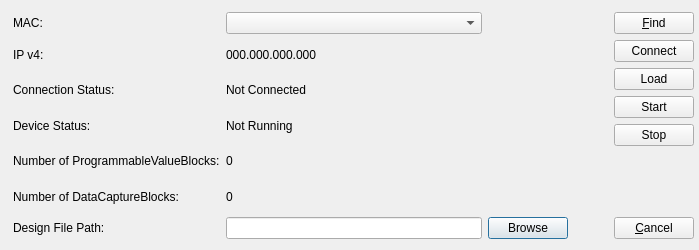
<?xml version="1.0" encoding="UTF-8"?>
<ui version="4.0">
 <class>Dialog</class>
 <widget class="QDialog" name="Dialog">
  <property name="geometry">
   <rect>
    <x>0</x>
    <y>0</y>
    <width>699</width>
    <height>250</height>
   </rect>
  </property>
  <property name="windowTitle">
   <string>Find and Replace</string>
  </property>
  <widget class="QWidget" name="layoutWidget">
   <property name="geometry">
    <rect>
     <x>13</x>
     <y>12</y>
     <width>681</width>
     <height>227</height>
    </rect>
   </property>
   <layout class="QGridLayout" name="gridLayout_3">
    <item row="0" column="0">
     <layout class="QGridLayout" name="gridLayout">
      <item row="0" column="0">
       <widget class="QLabel" name="label_MacAddress">
        <property name="text">
         <string>MAC:</string>
        </property>
       </widget>
      </item>
      <item row="1" column="0">
       <widget class="QLabel" name="label_Ipv4">
        <property name="text">
         <string>IP v4:</string>
        </property>
       </widget>
      </item>
      <item row="5" column="0">
       <widget class="QLabel" name="label_DataCaptureBlocks">
        <property name="text">
         <string>Number of DataCaptureBlocks:</string>
        </property>
       </widget>
      </item>
      <item row="4" column="1">
       <widget class="QLabel" name="label_NumProgrValueBlocksResult">
        <property name="text">
         <string>0</string>
        </property>
       </widget>
      </item>
      <item row="2" column="0">
       <widget class="QLabel" name="label_Status">
        <property name="text">
         <string>Connection Status:</string>
        </property>
       </widget>
      </item>
      <item row="2" column="1">
       <widget class="QLabel" name="label_StatusResult">
        <property name="text">
         <string>Not Connected</string>
        </property>
       </widget>
      </item>
      <item row="6" column="0">
       <widget class="QLabel" name="label_DesignFilePath">
        <property name="text">
         <string>Design File Path:</string>
        </property>
       </widget>
      </item>
      <item row="6" column="2">
       <widget class="QPushButton" name="pushButton_BrowseDesignFilePath">
        <property name="text">
         <string>Browse</string>
        </property>
       </widget>
      </item>
      <item row="6" column="1">
       <widget class="QLineEdit" name="lineEdit_DesignFilePath"/>
      </item>
      <item row="5" column="1">
       <widget class="QLabel" name="label_DataCaptureBlocksResult">
        <property name="text">
         <string>0</string>
        </property>
       </widget>
      </item>
      <item row="1" column="1">
       <widget class="QLabel" name="label_Ipv4Result">
        <property name="text">
         <string>000.000.000.000</string>
        </property>
       </widget>
      </item>
      <item row="4" column="0">
       <widget class="QLabel" name="label_NumProgrValueBlocks">
        <property name="text">
         <string>Number of ProgrammableValueBlocks:</string>
        </property>
       </widget>
      </item>
      <item row="3" column="1">
       <widget class="QLabel" name="label_DeviceStatusResult">
        <property name="text">
         <string>Not Running</string>
        </property>
       </widget>
      </item>
      <item row="3" column="0">
       <widget class="QLabel" name="label_DeviceStatus">
        <property name="text">
         <string>Device Status:</string>
        </property>
       </widget>
      </item>
      <item row="0" column="1">
       <widget class="QComboBox" name="comboBox_RtBoxMacAddress"/>
      </item>
     </layout>
    </item>
    <item row="0" column="2">
     <layout class="QGridLayout" name="gridLayout_2">
      <item row="0" column="0">
       <widget class="QPushButton" name="pushButton_Find">
        <property name="text">
         <string>&amp;Find</string>
        </property>
        <property name="checkable">
         <bool>false</bool>
        </property>
       </widget>
      </item>
      <item row="1" column="0">
       <widget class="QPushButton" name="pushButton_Connect">
        <property name="text">
         <string>Connect</string>
        </property>
       </widget>
      </item>
      <item row="2" column="0">
       <widget class="QPushButton" name="pushButton_LoadDesign">
        <property name="text">
         <string>Load</string>
        </property>
       </widget>
      </item>
      <item row="4" column="0">
       <widget class="QPushButton" name="pushButton_Stop">
        <property name="text">
         <string>Stop</string>
        </property>
       </widget>
      </item>
      <item row="5" column="0">
       <spacer name="verticalSpacer">
        <property name="orientation">
         <enum>Qt::Vertical</enum>
        </property>
        <property name="sizeHint" stdset="0">
         <size>
          <width>20</width>
          <height>20</height>
         </size>
        </property>
       </spacer>
      </item>
      <item row="6" column="0">
       <widget class="QPushButton" name="pushButton_Cancel">
        <property name="text">
         <string>&amp;Cancel</string>
        </property>
       </widget>
      </item>
      <item row="3" column="0">
       <widget class="QPushButton" name="pushButton_Start">
        <property name="text">
         <string>Start</string>
        </property>
       </widget>
      </item>
     </layout>
    </item>
    <item row="0" column="1">
     <spacer name="horizontalSpacer">
      <property name="orientation">
       <enum>Qt::Horizontal</enum>
      </property>
      <property name="sizeType">
       <enum>QSizePolicy::Fixed</enum>
      </property>
      <property name="sizeHint" stdset="0">
       <size>
        <width>40</width>
        <height>20</height>
       </size>
      </property>
     </spacer>
    </item>
   </layout>
  </widget>
 </widget>
 <tabstops>
  <tabstop>pushButton_Find</tabstop>
  <tabstop>pushButton_Cancel</tabstop>
 </tabstops>
 <resources/>
 <connections>
  <connection>
   <sender>pushButton_Cancel</sender>
   <signal>clicked()</signal>
   <receiver>Dialog</receiver>
   <slot>reject()</slot>
   <hints>
    <hint type="sourcelabel">
     <x>515</x>
     <y>235</y>
    </hint>
    <hint type="destinationlabel">
     <x>507</x>
     <y>208</y>
    </hint>
   </hints>
  </connection>
 </connections>
</ui>
